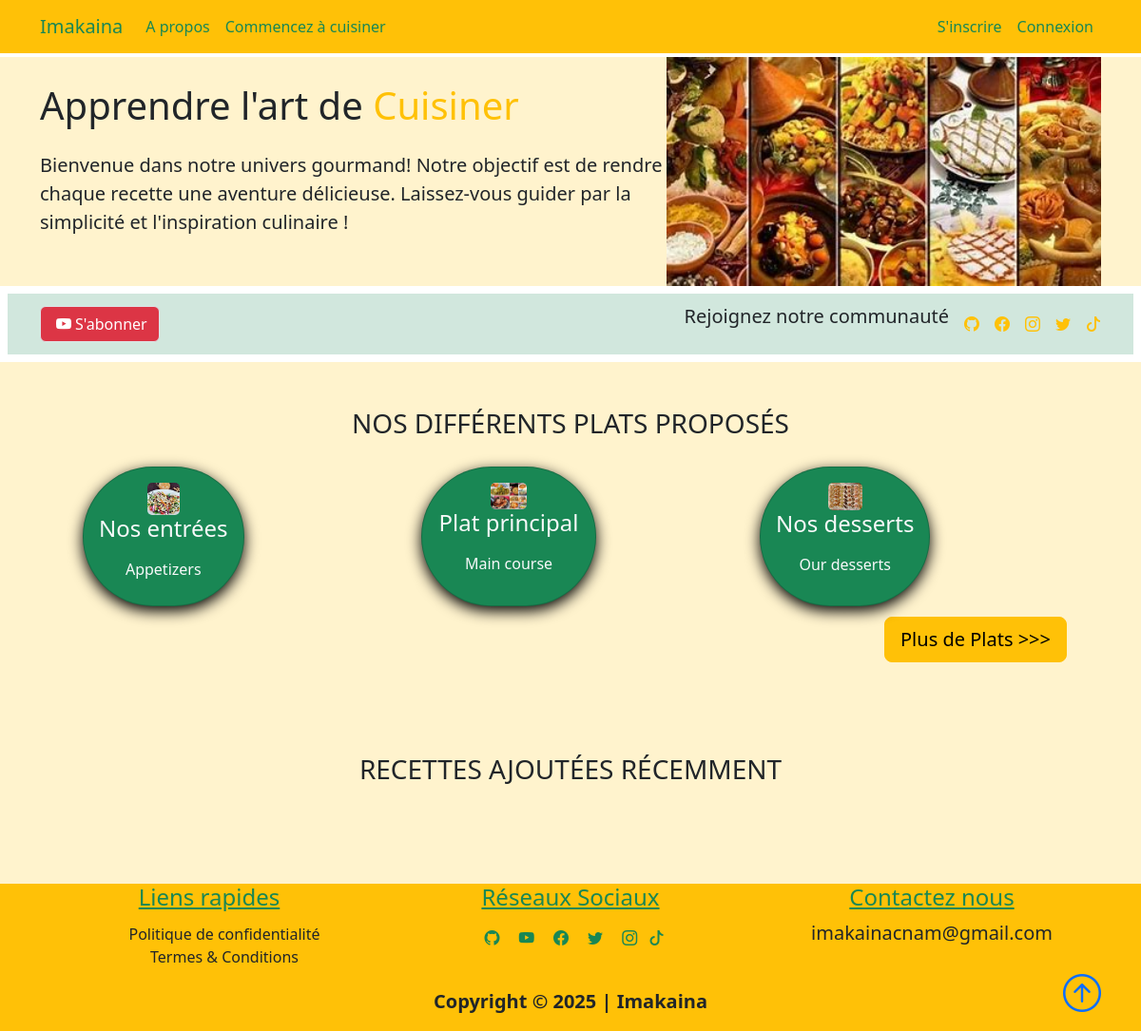
The page / on the database its author committed.
### projet/models.py (models this page shows, shortened)
class Plat(db.Model):
    id = db.Column(db.Integer, primary_key=True, autoincrement=True)
    title = db.Column(db.String(50), unique=True, nullable=False)
    description = db.Column(db.String(150), nullable=False)
    icon = db.Column(db.String(20), nullable=False, default="default_icon.jpg")
    recettes = db.relationship("Recette", backref="plat_name", lazy=True)

### projet/main/routes.py (the view)
@main.route("/")
@main.route("/home")
def home():
    recettes = Recette.query.order_by(Recette.date_posted.desc()).paginate(
        page=1, per_page=6
    )
    plats = Plat.query.paginate(page=1, per_page=6)
    return render_template("home.html", recettes=recettes, plats=plats)

### projet/templates/home.html (shortened to what this page needs)
{% extends "layout.html" %}
{% block content %}
<section class="text-dark p-5 p-lg-0 text-center text-sm-start bg-warning-subtle">
    <div class="container">
        <div class="d-sm-flex align-items-center justify-content-between">
            <div>
                <h1 class="mb-8"> Apprendre l'art de <span class="text-warning"> Cuisiner</span></h1>
                <p class="lead my-4">
                    Bienvenue dans notre univers gourmand! Notre objectif est de rendre chaque recette une aventure délicieuse. Laissez-vous guider par la simplicité et l'inspiration culinaire !
                </p>
            </div>
            <img class="img-fluid w-100 d-none d-sm-block" src="{{url_for('static', filename='recette1.jpeg')}}" alt="">
        </div>
    </div>
</section>
<section class="bg-success-subtle text-dark p-1 m-2">
    <div class="container">
        <div class="d-md-flex justify-content-between align-items-center">
            <a class="btn btn-danger border"
                    href="https://www.youtube.com/channel/UCEsvQ6d7qsnOSNXtccIzScQ?sub_confirmation=1" target="_blank">
                    <i class="bi bi-youtube m-1"></i>S'abonner
                </a>
            <nav class="navbar navbar-expand-lg navbar-dark">
                <div class="collapse navbar-collapse" id="socialbtn">
                    <h5 class="mb-3 text-center">Rejoignez notre communauté</h5>
                    <ul class="navbar-nav">
                        <li class="nav-item">
                            <a class="text-warning ms-3 " href="https://github.com/najjahi"
                                target="_blank"><i class="bi bi-github" role="img"></i></a>
                        </li>
                        <li>
                            <a class="text-warning ms-3" href="https://www.facebook.com/najjahi"
                                target="_blank"><i class="bi bi-facebook "></i>  </a>
                        </li>
                        <li class="nav-item">
                            <a type="button" class="text-warning ms-3"
                                href="https://www.instagram.com/najjahi" target="_blank">
                                <i class="bi bi-instagram"></i>
                            </a>
                        </li>
                        <li class="nav-item">
                            <a class="text-warning ms-3" href="https://twitter.com/najjahi"
                                target="_blank"><i class="bi bi-twitter"></i>
                            </a>
                        </li>
                        <li class="nav-item">
                            <a class="text-warning ms-3" href="https://www.tiktok.com/najjahi"
                                target="_blank"><i class="bi bi-tiktok"></i>
                            </a>
                        </li>
                    </ul>
                </div>
            </nav>
        </div>
    </div>
</section>
<section class="bg-warning-subtle ">
    <div class="container p-5">
        <h3 class="text-uppercase text-center text-dark" id='learn'>Nos différents Plats proposés</h3>
        <div class="row">
            {% for plat in plats.items %}
            <div class="col-sm-12 col-md-6 col-lg-4 p-3 d-flex align-items-stretch">
                <a href="{{url_for('plats.plat', plat_title=plat.title)}}" class="text-decoration-none">
                    <div class="card bg-success text-light h-100">
                        <div class="card-body text-center">
                            <img src="{{url_for('static', filename='plat_icons/'+plat.icon)}}" alt=""
                                class="card-img w-25">
                            <h4 class="card-title mb-3">
                                {{plat.title}}
                            </h4>
                            <p class="card-text">{{plat.description}}</p>
                        </div>
                    </div>
                </a>
            </div>
            {% endfor %}
        </div>
        <div class="" style="display: flex; justify-content: flex-end">
            <a href="{{ url_for('plats.plats')}}" class="btn btn-warning btn-lg"> Plus de Plats &gt&gt&gt</a>
        </div>
    </div>
</section>
<section class="bg-warning-subtle">
    <div class="container p-5">
        <div class="row mb-5 ">
            <div class="col">
                <h3 class="text-uppercase text-center text-dark">Recettes ajoutées récemment</h3>
            </div>
        </div>
    </div>
</section>
{% endblock content%}

### projet/static/main.css (style rules this page uses)
body::before { display: block; content: ''; height: 60px; }
.card { transition: 0.7s ease; box-shadow: 0 5px 15px rgba(1 1 1/ 15); border-radius: 100px; margin: 5px; background-color: #3a5a40; }

### rows shown on the page
Plat: icon (picture), title "Nos entrées", description "Appetizers"
Plat: icon (picture), title "Plat principal", description "Main course"
Plat: icon (picture), title "Nos desserts", description "Our desserts"
